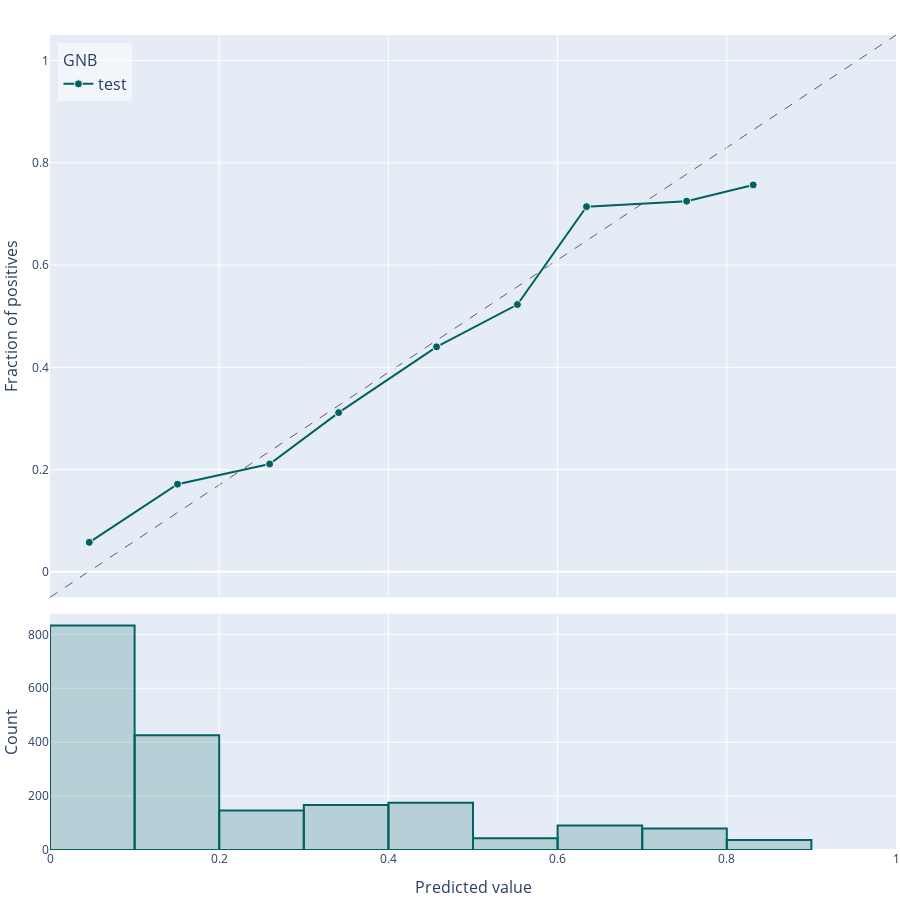

Source (notebook cell):
### Code cell
# And check again...
atom.plot_calibration()

### Figure 1 — Plotly figure (JSON) as saved in the notebook; plotly's stock layout.template omitted (floating-point values rounded to 4 significant figures; data arrays with more than 128 entries replaced by an {"elided": "..."} marker saying what was removed)
{"data": [{"hovertemplate": "(%{x}, %{y})<extra>GNB - test</extra>", "legendgroup": "GNB", "legendgrouptitle": {"font": {"size": 16}, "text": "GNB"}, "line": {"color": "rgb(0, 98, 98)", "width": 2}, "marker": {"color": "rgb(0, 98, 98)", "line": {"color": "rgba(255, 255, 255, 0.9)", "width": 1}, "size": 8, "symbol": "circle"}, "mode": "lines+markers", "name": "test", "showlegend": true, "type": "scatter", "x": [0.04641, 0.1507, 0.2596, 0.3412, 0.4569, 0.5525, 0.6342, 0.7525, 0.8312], "xaxis": "x2", "y": [0.05762, 0.1714, 0.2109, 0.3114, 0.44, 0.5227, 0.7143, 0.725, 0.7568], "yaxis": "y"}, {"legendgroup": "GNB", "marker": {"color": "rgba(0, 98, 98, 0.2)", "line": {"color": "rgb(0, 98, 98)", "width": 2}}, "name": "GNB", "showlegend": false, "type": "histogram", "x": {"elided": "2000 float values"}, "xaxis": "x2", "xbins": {"end": 1, "size": 0.1, "start": 0}, "yaxis": "y2"}], "layout": {"barmode": "overlay", "font": {"size": 12}, "height": 900, "hoverlabel": {"font": {"size": 16}}, "legend": {"bgcolor": "rgba(255, 255, 255, 0.5)", "font": {"size": 16}, "groupclick": "togglegroup", "traceorder": "grouped", "x": 0.01, "xanchor": "left", "y": 0.99, "yanchor": "top"}, "margin": {"b": 50, "l": 50, "pad": 0, "r": 0, "t": 35}, "shapes": [{"layer": "below", "line": {"color": "black", "dash": "dash", "width": 1}, "opacity": 0.6, "type": "line", "x0": 0, "x1": 1, "xref": "x2 domain", "y0": 0, "y1": 1, "yref": "y domain"}], "showlegend": true, "title": {"font": {"size": 24}, "pad": {"b": 15, "t": 15}, "x": 0.5, "xanchor": "center", "xref": "paper", "y": 1, "yanchor": "top"}, "width": 900, "xaxis": {"anchor": "y", "automargin": true, "domain": [0, 1], "title": {"font": {"size": 16}}}, "xaxis2": {"anchor": "y2", "automargin": true, "domain": [0, 1], "range": [0, 1], "showgrid": true, "title": {"font": {"size": 16}, "text": "Predicted value"}, "type": "linear"}, "yaxis": {"anchor": "x2", "automargin": true, "domain": [0.31, 1], "range": [-0.05, 1.05], "title": {"font": {"size": 16}, "text": "Fraction of positives"}, "type": "linear"}, "yaxis2": {"anchor": "x2", "automargin": true, "autorange": true, "domain": [0, 0.29], "range": [0, 876.8], "title": {"font": {"size": 16}, "text": "Count"}}}}
